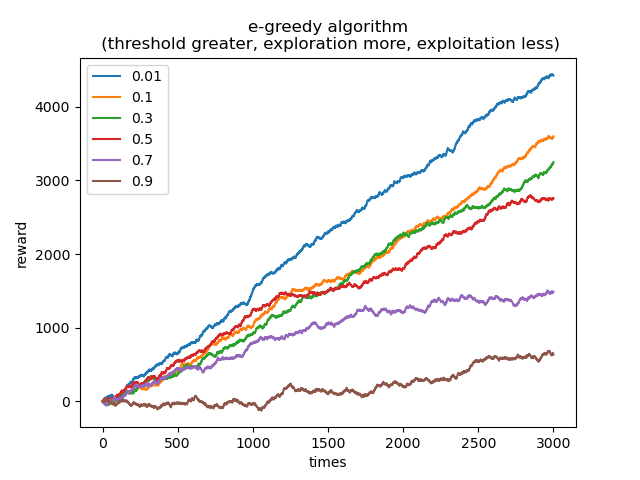

Python code for this plot:
import numpy as np
import matplotlib.pyplot as plt
import random


def reward_1():
    if random.uniform(0, 1) < 0.5:
        return 5
    else:
        return -6


def reward_2():
    if random.uniform(0, 1) < 0.3:
        return 10
    else:
        return -5


def reward_3():
    if random.uniform(0, 1) < 0.4:
        return 8
    else:
        return -3


R = [reward_1, reward_2, reward_3]              # Reward Functions
T = 3000                                        # TRY Times
thresholds = [0.01, 0.1, 0.3, 0.5, 0.7, 0.9]    # threshold []
reward_lists = []                               # totalReward list<list<int>>
count_lists = []                                # choiceCount list<list<int>>
Q_lists = []                                    # Reward Rate list<list<int>>


def setup_env():
    for i in np.arange(len(thresholds)):
        Q_lists.append([0] * len(R))
        count_lists.append([0] * len(R))
        reward_lists.append([0])


def get_latest_reward(threshold_serial):
    # print('[get_latest_reward]', reward_lists[threshold_serial])
    return reward_lists[threshold_serial][len(reward_lists[threshold_serial]) - 1]


def append_latest_reward(threshold_serial, reward_temp):
    # print(get_latest_reward(threshold_serial))
    reward_lists[threshold_serial].append(get_latest_reward(threshold_serial) + reward_temp)


def el():
    for threshold_serial in np.arange(len(thresholds)):
        k = 0
        if random.uniform(0, 1) < thresholds[threshold_serial]:
            k = random.randint(0, len(R) - 1)
        else:
            for i in np.arange(len(R)):
                k = i if Q_lists[threshold_serial][i] > Q_lists[threshold_serial][k] else k
        reward_temp = R[k]()
        count_lists[threshold_serial][k] += 1
        Q_lists[threshold_serial][k] = (Q_lists[threshold_serial][k] * (count_lists[threshold_serial][k] - 1) + reward_temp) / count_lists[threshold_serial][k]
        append_latest_reward(threshold_serial, reward_temp)


def draw():
    for i in np.arange(len(thresholds)):
        print('[plt] draw threshold, i =', i, 'reward_list:', reward_lists[i])
        plt.plot(reward_lists[i], label=thresholds[i])
    plt.title("e-greedy algorithm\n (threshold greater, exploration more, exploitation less)")
    plt.xlabel("times")
    plt.ylabel("reward")
    plt.legend()
    plt.show()


if __name__ == '__main__':
    setup_env()
    for t_serial in np.arange(T):
        el()
        print(Q_lists)
    draw()
